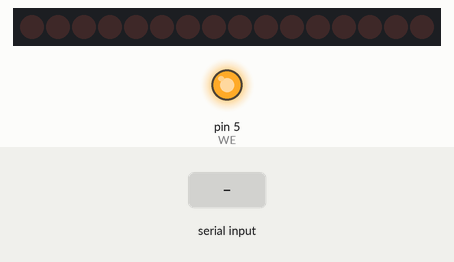
Bench run of a program on a simulated Arduino Nano, built with avr-gcc and run on an emulated ATmega328P. On the bench: 16 shift-register outputs drawn as a row of LEDs (first output left, lit = HIGH), output pins drawn as LEDs (lit = HIGH). Wiring (inferred from the names in the program): 2 × shift register (74HC595): data pin 2; shift clock pin 4; latch pin 3; OE pin 6. Wiring (inferred from the signals the program sends): row of LEDs: on Q0, Q1, Q2, Q3, Q4, Q5, Q6, Q7, Q8, Q9, Q10, Q11, Q12, Q13, Q14, Q15. The inputs (shaded band) are chosen by the test bench. Pins used as bus, display or sensor lines are not drawn.

Above: at 3.2 s.
3.3 s: "1" received over Serial
4.8 s: "0" received over Serial
At 5.8 s:
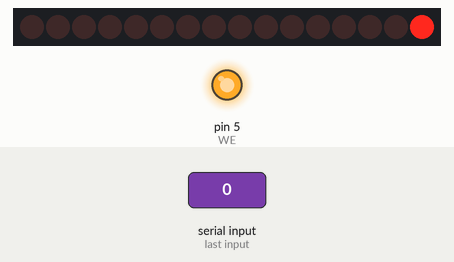
6.3 s: "2" received over Serial
At 7.0 s:
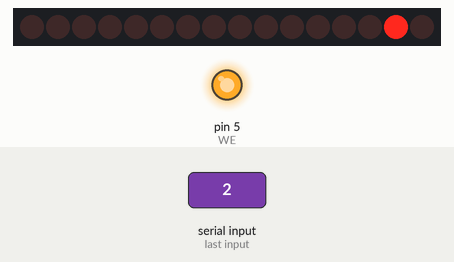
Timing chart, 0 to 9.3 s (numbered marks = the images above; inputs shaded):
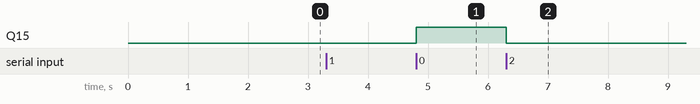

Measured:
- after the input at 4.8 s, Q15: LOW → HIGH at once
- after the input at 6.3 s, Q15: HIGH → LOW at once

The program:

main.cpp
```cpp
#include <Arduino.h>
#include <functions.h>

void setup(){
	Serial.begin(9600);
	delay(2000);
	initPins();
	setAddress(0x0000);
}

uint16_t address = 0x0000;

void loop(){

	while (Serial.available()){
		byte data = Serial.read();

		if (data == 'S'){
			address = 0;
			return;
		}
		setData(address, data);
		address++;
	}
}
```

functions.h
```cpp
#pragma once
#include <Arduino.h>

#define SET 2
#define SRCLK 4
#define RCLK 3
#define WE 5
#define OE 6
#define STARTING_ADDRESS 0x0000


extern int Pins[];

void initPins();
void readROM(int addr1, int addr2);
void setAddress(int address);
void setData(int address, byte data);
void inputPins();
void outputPins();
void writeData(byte value);
```

functions.cpp
```cpp
#include <functions.h>


//Our data pins
int Pins[] = {8, 9, 10, 11, 12, 13, A0, A1};


//Pin initialization function
void initPins(){

	for (int i = 0; i < 5; i++){
		pinMode(2 + i, OUTPUT);
	}

	for (int i = 0; i < 8; i++){
		pinMode(Pins[i], INPUT_PULLUP);
	}

	digitalWrite(RCLK, LOW);
	digitalWrite(OE, LOW);
	digitalWrite(WE, HIGH);
}

//Hidden function. You can read the contents of your eeprom
void readROM(int addr1, int addr2){

	byte value;

	for (int i = 0; i < addr2 - addr1 + 1; i++){

		setAddress(addr1 + i);
		Serial.print("0x");
		Serial.print(addr1 + i, HEX);
		Serial.print("   ");
		for (int i = 7; i >= 0; i--){
			Serial.print(digitalRead(Pins[i]) ? 1 : 0);
			value <<= 1;
			value |= digitalRead(Pins[i]) ? 1 : 0;
		}
		Serial.print("   0x");
		Serial.print(value, HEX);
		Serial.print("   ");
		Serial.print(value);
		Serial.println();
	}
}

//Function to set our address, will not write to the eeprom
void setAddress(int addr){

	digitalWrite(OE, LOW);
	digitalWrite(WE, HIGH);
	shiftOut(SET, SRCLK, LSBFIRST, lowByte(addr));
	shiftOut(SET, SRCLK, LSBFIRST, highByte(addr));
	digitalWrite(RCLK, HIGH);
	digitalWrite(RCLK, LOW);
}

//Change pins to output
void outputPins(){
	for (int i = 0; i < 8; i++)
	{
		pinMode(Pins[i], OUTPUT);
	}
}

//Change pins to input
void inputPins(){
	for (int i = 0; i < 8; i++){
		pinMode(Pins[i], INPUT_PULLUP);
	}
}

//Output our data to the pins
void writeData(byte value){
	for (int i = 0; i < 8; i++){
		digitalWrite(Pins[i], (value >> i) & 1);
	}
}

//Function to write data at our address
void setData(int addr, byte data){

	setAddress(addr);
	delay(10);

	digitalWrite(OE, HIGH);
	digitalWrite(WE, HIGH);

	outputPins();
	writeData(data);

	digitalWrite(WE, LOW);
	delayMicroseconds(1);
	digitalWrite(WE, HIGH);
	delay(10);

	digitalWrite(OE, LOW);
	inputPins();
}
```
